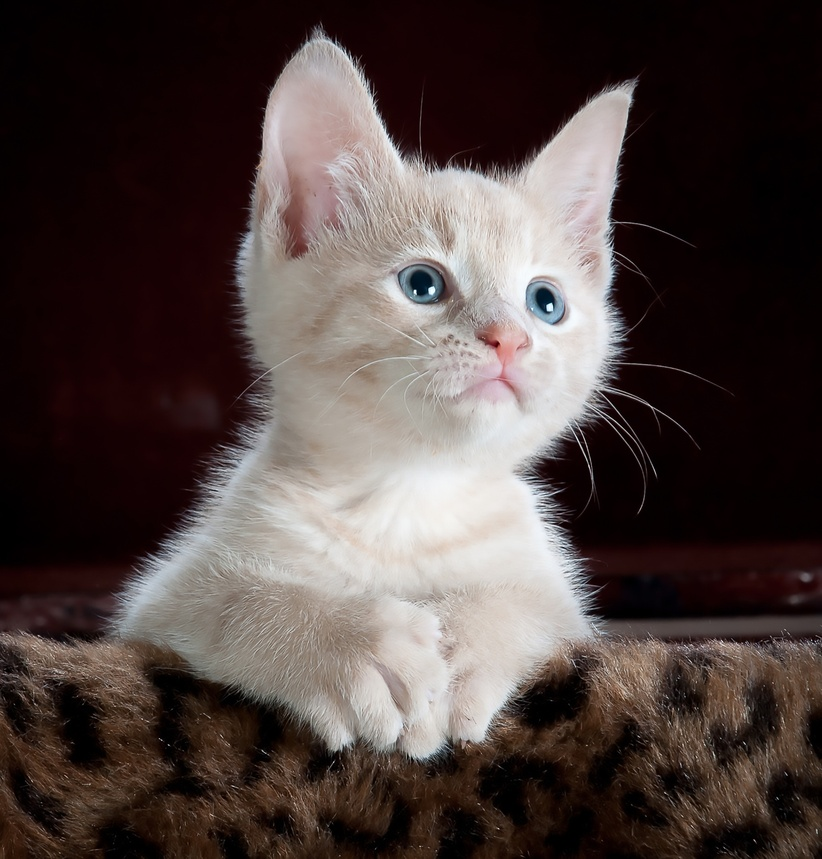
#> input picture python/assets/cat.jpeg, 822 x 859 px, shrunk from 2392 x 2500 before the run
$ python tutorial_07.py
#> lines starting #> are read from the running program, lines starting #| are printed output that depends on the picture
import numpy as np
import cv2 as cv

image = cv.imread('./assets/cat.jpeg', cv.IMREAD_GRAYSCALE)
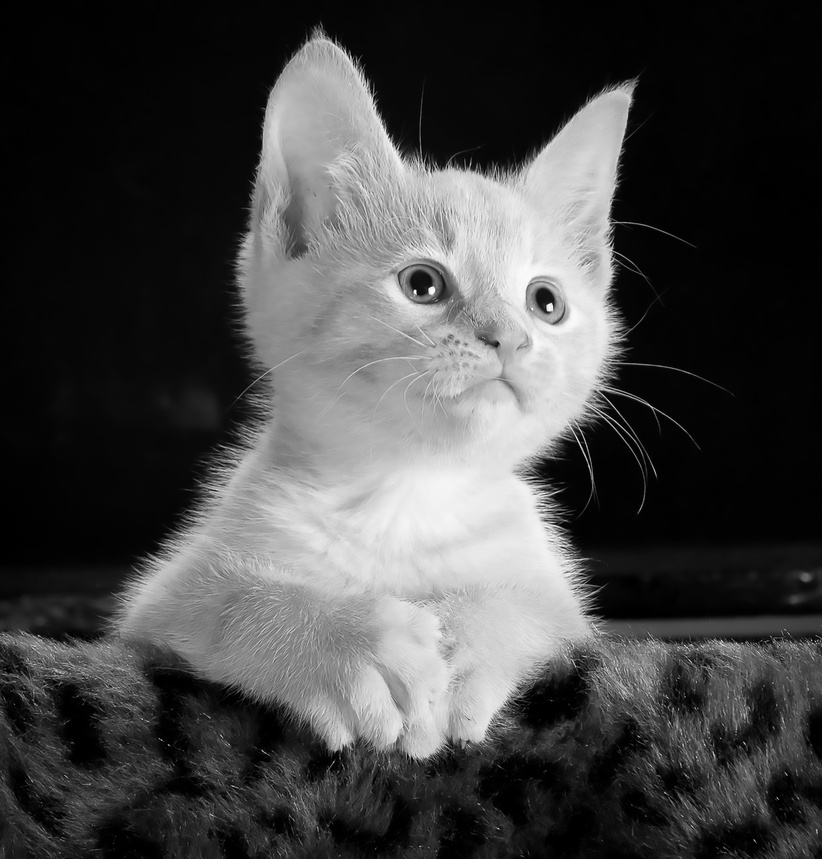
#> image: shape (859, 822); min 0, max 255, mean 70
template = cv.imread('./assets/ears.png', cv.IMREAD_GRAYSCALE)
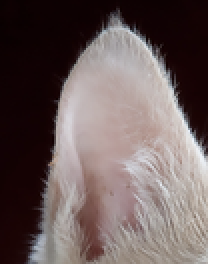
#> input picture python/assets/ears.png, 104 x 132 px, shrunk from 302 x 384 before the run (shown 2 times larger)
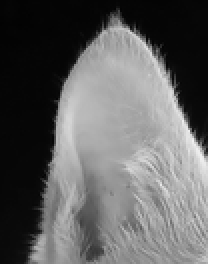
#> template: shape (132, 104) (shown 2 times larger); min 2, max 242, mean 97.1
template_height, template_width = template.shape
#> template_height = 132; template_width = 104

methods = [cv.TM_CCOEFF, cv.TM_CCOEFF_NORMED, cv.TM_CCORR, \
        cv.TM_CCORR_NORMED, cv.TM_SQDIFF, cv.TM_SQDIFF_NORMED]

for idx, method in enumerate(methods):
    img = image.copy()  # copy image for each method to avoid overwriting
    result = cv.matchTemplate(img, templ=template, method=method)
    min_val, max_val, min_loc, max_loc = cv.minMaxLoc(result)
    # print(min_val, max_val, min_loc, max_loc)

    if method in [cv.TM_SQDIFF, cv.TM_SQDIFF_NORMED]:
        top_left = min_loc
    else:
        top_left = max_loc

    bottom_right = (top_left[0] + template_width, top_left[1] + template_height)
    cv.rectangle(img=img, pt1=top_left, pt2=bottom_right, \
            color=255, thickness=5)

    cv.imshow(winname=f'method {idx}', mat=img)
    cv.waitKey(delay=0)
    cv.destroyAllWindows()
#> this loop made 6 passes
#> (min_val, max_val, min_loc, top_left, bottom_right) on passes 1 to 4: (-63394860, 67152936, (516, 404), (250, 11), (354, 143)), (-0.677, 0.765, (709, 113), (252, 14), (356, 146)), (1429600, 307051136, (718, 129), (377, 439), (481, 571)), (0.049, 0.912, (605, 90), (253, 16), (357, 148))
#> (min_val, max_val, max_loc, top_left, bottom_right) on passes 5 to 6: (42810144, 344139072, (497, 413), (209, 204), (313, 336)), (0.185, 1, (0, 0), (252, 14), (356, 146))
#> pass 1, `result = cv.matchTemplate(img, templ=template, method=method)`:
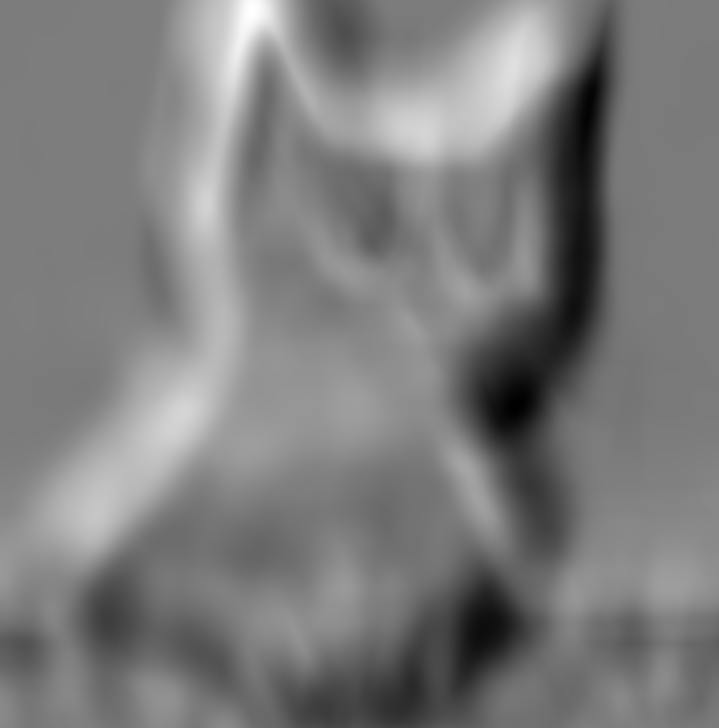
#> result: shape (728, 719) float32; min -63394860, max 67152936, mean 522564.9; drawn with min black and max white
#> pass 1, `cv.imshow(winname=f'method {idx}', mat=img)`:
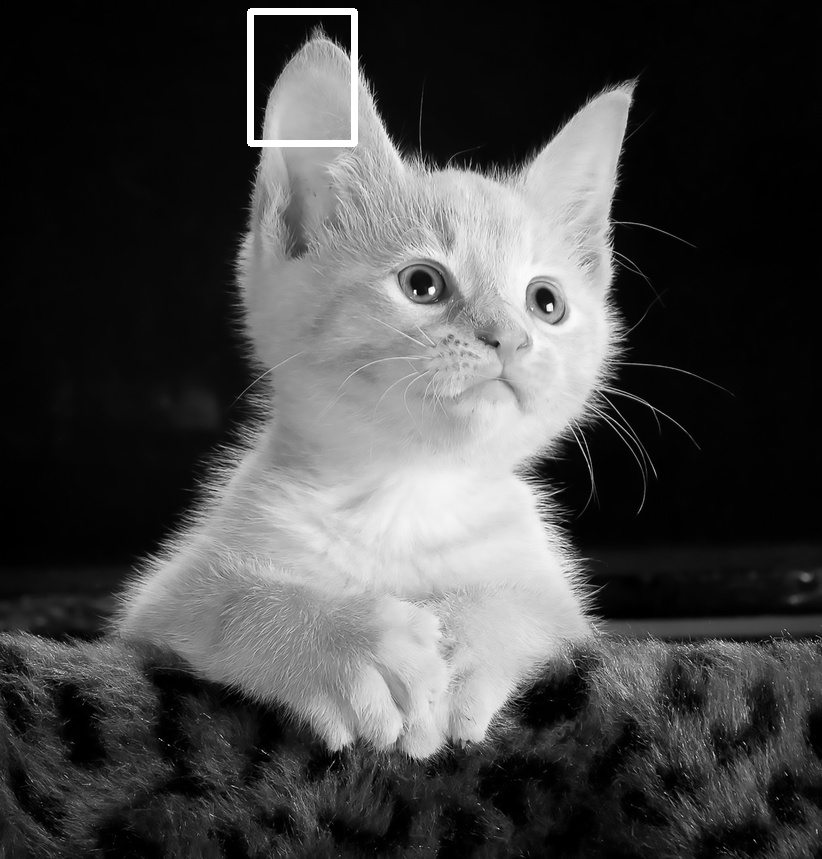
#> window 'method 0': shape (859, 822); min 0, max 255, mean 70.8
#> pass 2, `result = cv.matchTemplate(img, templ=template, method=method)`:
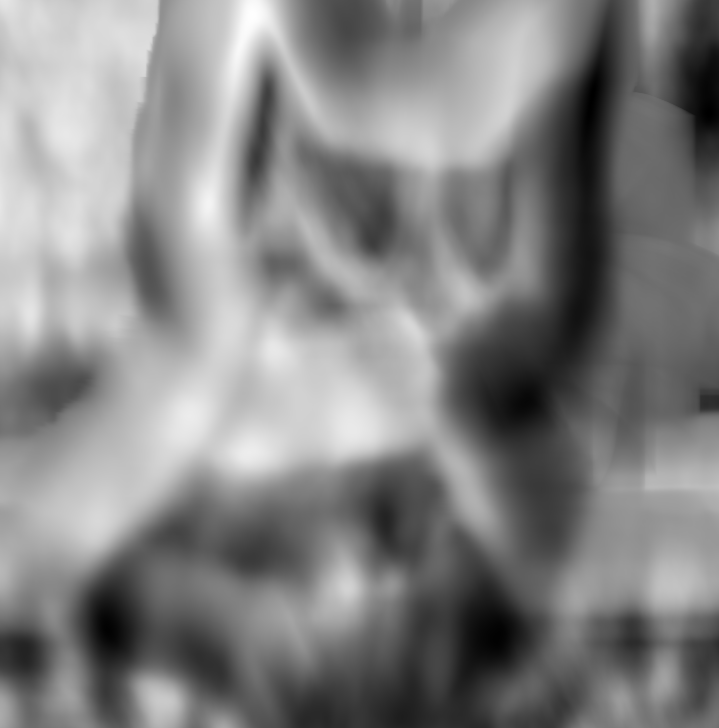
#> result: shape (728, 719) float32; min -0.677, max 0.765, mean 0.0658; drawn with min black and max white
#> after the loop:
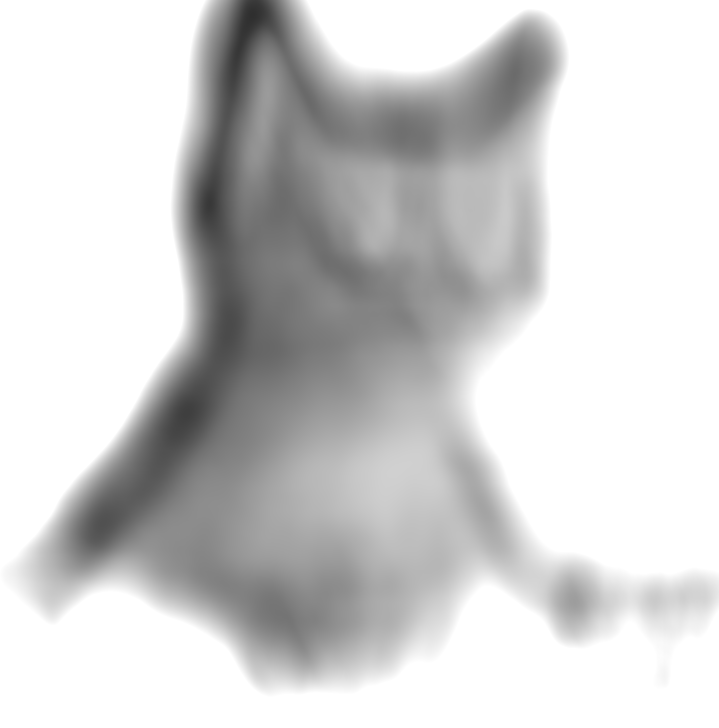
#> result: shape (728, 719) float32; min 0.185, max 1, mean 0.819
